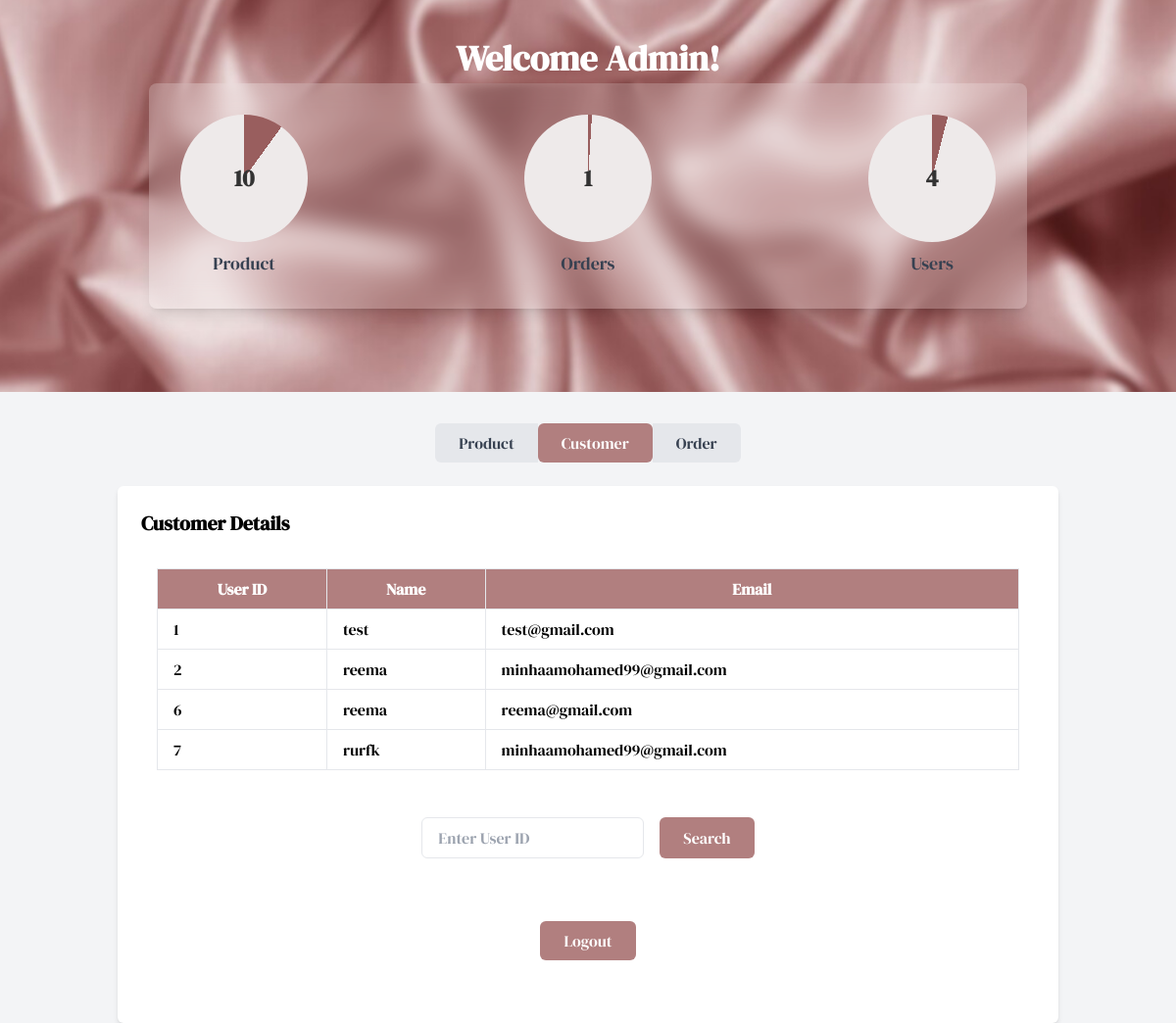
Page /views/Admin/Customers.php (signed in) on the committed database.
### tables this page shows
CREATE TABLE `user` (
  `User_ID` int(11) NOT NULL,
  `Name` varchar(255) NOT NULL,
  `Email` varchar(255) NOT NULL,
  `Password` varchar(255) NOT NULL
);

### controller/CustomerController.php (called while the page is built, shortened)
<?php
require_once __DIR__ . '../../../config/Database.php';
require_once __DIR__ . '../../model/CustomerModel.php';
class CustomerController {
    private $customer;
    public function __construct() {
        $this->db = new Database();
        $this->customer = new CustomerModel($this->db);
    }
    public function index() {
        return $this->customer->getAll();
    }
}
?>

### config/Database.php (called while the page is built, shortened)
<?php
class Database {
    private $host = 'localhost';
    private $db_name = 'tailorher';
    private $username = 'root';
    private $password = '';
    public function connect() {
        $this->conn = null;
        try {
            $this->conn = new PDO('mysql:host=' . $this->host . ';dbname=' . $this->db_name, $this->username, $this->password);
            $this->conn->setAttribute(PDO::ATTR_ERRMODE, PDO::ERRMODE_EXCEPTION);
        } catch (PDOException $e) {
            echo 'Connection error: ' . $e->getMessage();
        }
        return $this->conn;
    }
}
?>

### model/CustomerModel.php (called while the page is built, shortened)
<?php
class CustomerModel {
    private $conn;
    private $table = 'user';
    public function __construct($db) {
        $this->conn = $db->connect();
    }
    public function getAll() {
        $query = 'SELECT * FROM ' . $this->table;
        $stmt = $this->conn->prepare($query);
        $stmt->execute();
        return $stmt->fetchAll(PDO::FETCH_ASSOC);
    }
}
?>

### views/Admin/Customers.php (the view, shortened to what this page needs)
<?php
require_once '../../../app/controller/CustomerController.php';
$controller = new CustomerController();
$customers = $controller->index();
?>
<!DOCTYPE html>
<html lang="en">
<head>
  <link href="/TailorHer/public/css/tailwind.css" rel="stylesheet">
  <link href="../../../public/css/home.css" rel="stylesheet">
</head>
<body class="bg-gray-100">
<?php include '..\layout\AdminHeader.php';?>
<div class="flex justify-center mb-6 mt-8">
    <nav class="flex">
      <a href="http://localhost/TailorHer/App/views/Admin/AdminDashboard.php">
        <button id="product-tab" class="px-6 py-2 bg-gray-200 text-gray-700 rounded-l-md focus:outline-none">Product</button>
      </a>
      <a href="http://localhost/TailorHer/App/views/Admin/Customers.php">
        <button id="order-tab" class="px-6 py-2 bg-customPink text-white rounded-md focus:outline-none active-tab">Customer</button>
      </a>
      <a href="http://localhost/TailorHer/App/views/Admin/Order.php"><button id="customer-tab" class="px-6 py-2 bg-gray-200 text-gray-700 rounded-r-md focus:outline-none">Order</button></a>
    </nav>
</div>
<div class="w-4/5 mx-auto bg-white shadow-md rounded-md p-6">
  <h2 class="text-xl font-bold mb-4">Customer Details</h2>
  <div class="bg-customGreen text-white p-4" style="max-height: 400px; overflow-y: auto;">
  <?php if (!empty($customers)): ?>
    <table class="table-auto w-full bg-white text-black">
      <thead>
        <tr class="admin-tableheader">
          <th class="px-4 py-2 border">User ID</th>
          <th class="px-4 py-2 border">Name</th>
          <th class="px-4 py-2 border">Email</th>
        </tr>
      </thead>
      <tbody>
        <?php foreach ($customers as $customer): ?>
          <tr>
            <td class="px-4 py-2 border"><?php echo htmlspecialchars($customer['User_ID']); ?></td>
            <td class="px-4 py-2 border"><?php echo htmlspecialchars($customer['Name']); ?></td>
            <td class="px-4 py-2 border"><?php echo htmlspecialchars($customer['Email']); ?></td>
          </tr>
        <?php endforeach; ?>
      </tbody>
    </table>
  <?php else: ?>
    <p class="text-center text-lg">No Users found.</p>
  <?php endif; ?>
  </div>
<div class="flex justify-center mb-6 mt-8">
  <form method="GET" action="" class="flex space-x-4">
    <input type="text" name="search_id" class="px-4 py-2 border rounded-md text-black" placeholder="Enter User ID" required>
    <button type="submit" class="px-6 py-2 bg-customPink text-white rounded-md hover:bg-[#9e6868]">Search</button>
  </form>
</div>
<div class="flex justify-center py-10">
  <a href="http://localhost/TailorHer/App/views/Admin/logout.php" class="px-6 py-2 bg-customPink text-white rounded-md">Logout</a>
</div>
</body>
</html>

### public/css/home.css (style rules this page uses)
body, html { margin: 0; padding: 0; }
body { background-color: #f8f6f1; }

### views/Admin/Customers.php (style rules this page uses)
* { font-family: DM; }

### rows in the picture
user: User_ID "1", Name "test", Email "test@gmail.com"
user: User_ID "2", Name "reema", Email "minhaamohamed99@gmail.com"
user: User_ID "6", Name "reema", Email "reema@gmail.com"
user: User_ID "7", Name "rurfk", Email "minhaamohamed99@gmail.com"

### other values in the picture
$productCount "10"
$orderCount "1"
$userCount "4"
